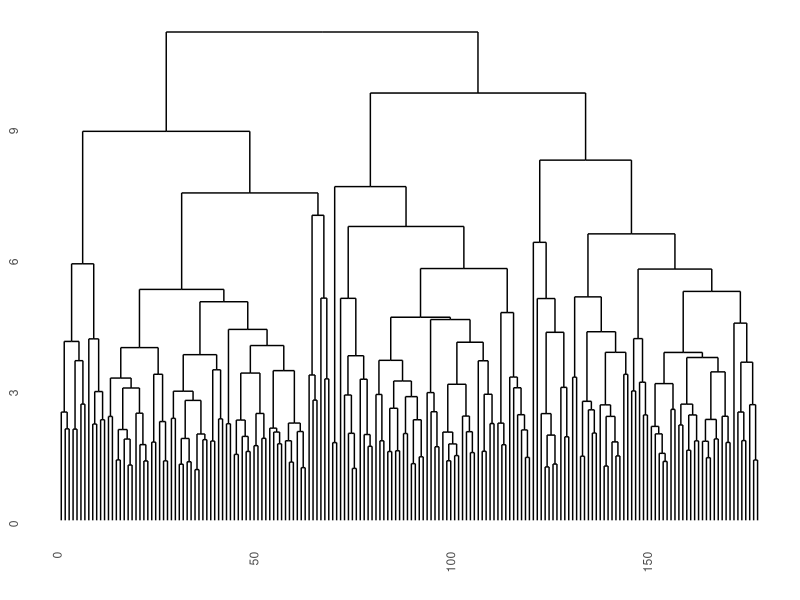
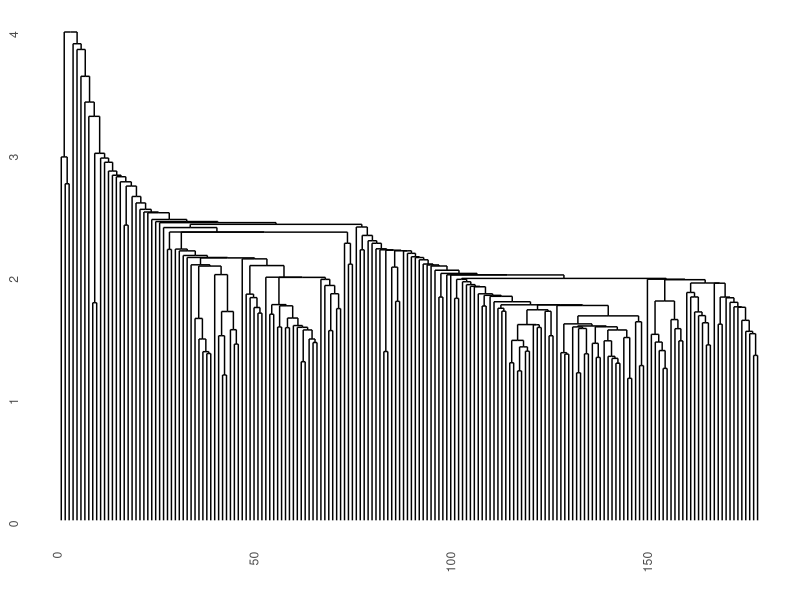
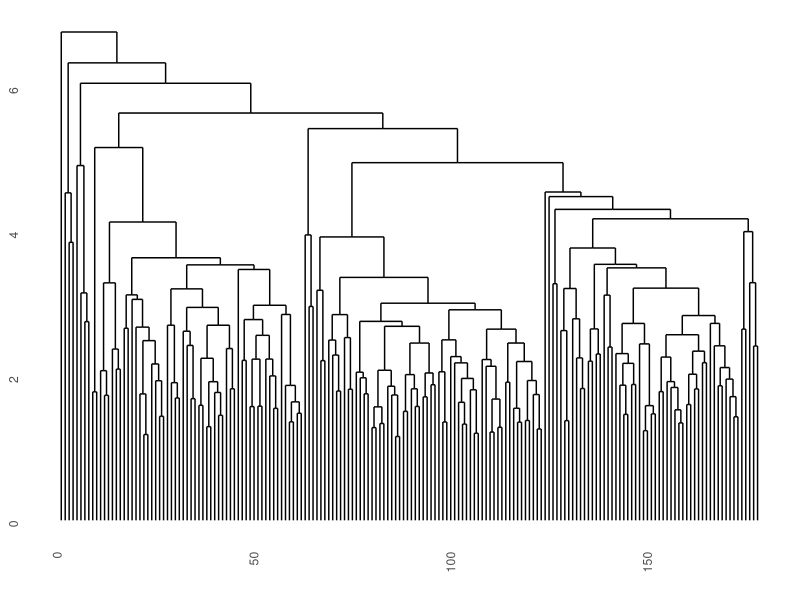
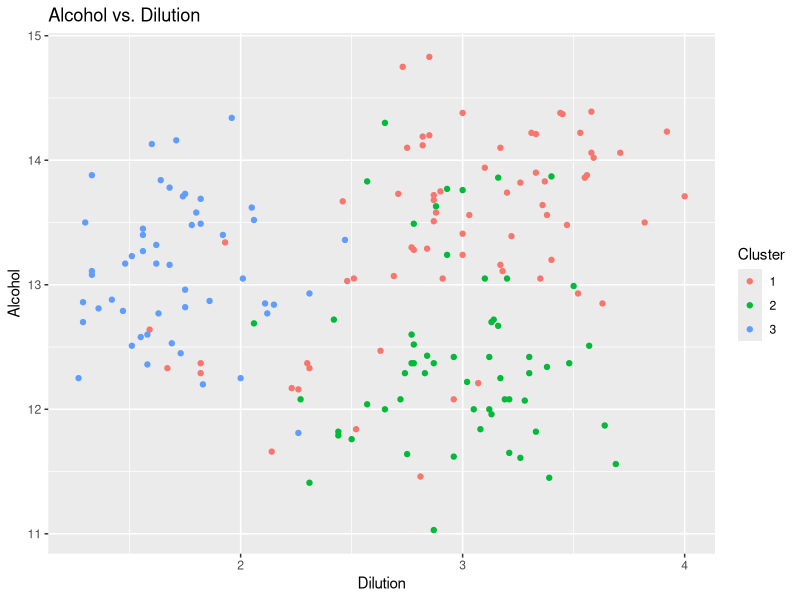

Source code (R) for these figures, in order:
setwd("C:/Users/jeffe/Documents/MSDS/GitHub/MSDS/DS740/Lesson 12")

library(dplyr)
# for visuals
library(ggplot2)
library(gridExtra)
library(ggdendro)


wine <- read.csv("wine.csv")
n = dim(wine)[1]
p = dim(wine)[2]

### question 1
sapply(wine, mean)
sapply(wine, sd)
answer1 <- "It is necessary to scale variables before clustering to ensure that no one variable over powers the others in terms of importance. In this data set, the mean of Nonflavanoids is 0.362 while the mean of Proline is 746.9. Without scaling, Proline is many orders of magnitude larger than Nonflavanoids. Proline and Nonflavanoids have similarly different standard deviations. The ratio of standard deviations between the two is 2539.6."

### question 2
x <- wine
x.scale <- scale(x)
dist.x.scale = dist(x.scale, method="euclidean")
hc.fit = hclust(dist.x.scale,method="complete")
dend.form = as.dendrogram(hc.fit)
dend.merge <- ggdendrogram(dend.form, rotate = F,labels=F)
dend.merge

### question 3
hc.3 = round(hc.fit$height[(n-3)],2)

### question 4
hc.fit = hclust(dist.x.scale,method="single")
dend.form = as.dendrogram(hc.fit)
dend.merge <- ggdendrogram(dend.form, rotate = F,labels=F)
dend.merge
hc.fit = hclust(dist.x.scale,method="average")
dend.form = as.dendrogram(hc.fit)
dend.merge <- ggdendrogram(dend.form, rotate = F,labels=F)
dend.merge
answer4 <- "complete"

### question 5
answer5 <- "complete"

### question 6
answer6 <- "height, very similar, one, the other two clusters"

### question 7
hc.fit = hclust(dist.x.scale,method="complete")
nclust = 3
membclust = cutree(hc.fit,k=nclust)
ggplot(data = wine, aes(x=Dilution, y=Alcohol, color=factor(membclust))) +
  geom_point() + 
  labs(title = "Alcohol vs. Dilution",color = "Cluster") 
  

### question 8
K_values <- c(2, 3, 4, 5)
consistency_results <- matrix(NA, nrow = length(K_values), ncol = 2)

for (k_idx in 1:length(K_values)) {
  nclust <- K_values[k_idx]
  
  set.seed(12)
  clustA <- kmeans(x.scale, nclust)$cluster
  
  set.seed(24)
  clustB <- kmeans(x.scale, nclust)$cluster
  
  tablematch <- table(clustA, clustB)
  
  if (nclust == 2) {
    matchtotal <- sum(diag(tablematch))
  } else {
    matchtotal <- sum(apply(tablematch, 2, max))
  }
  
  consistency <- matchtotal / nrow(x.scale)
  consistency_results[k_idx, ] <- c(nclust, consistency)
}

# Print the consistency results
consistency_df <- as.data.frame(consistency_results)
colnames(consistency_df) <- c("K", "Consistency")
print(consistency_df)

# Check which K values produce consistent cluster memberships
consistency_threshold <- 0.95
consistent_K_values <- consistency_df$Consistency > consistency_threshold
print(consistent_K_values)
